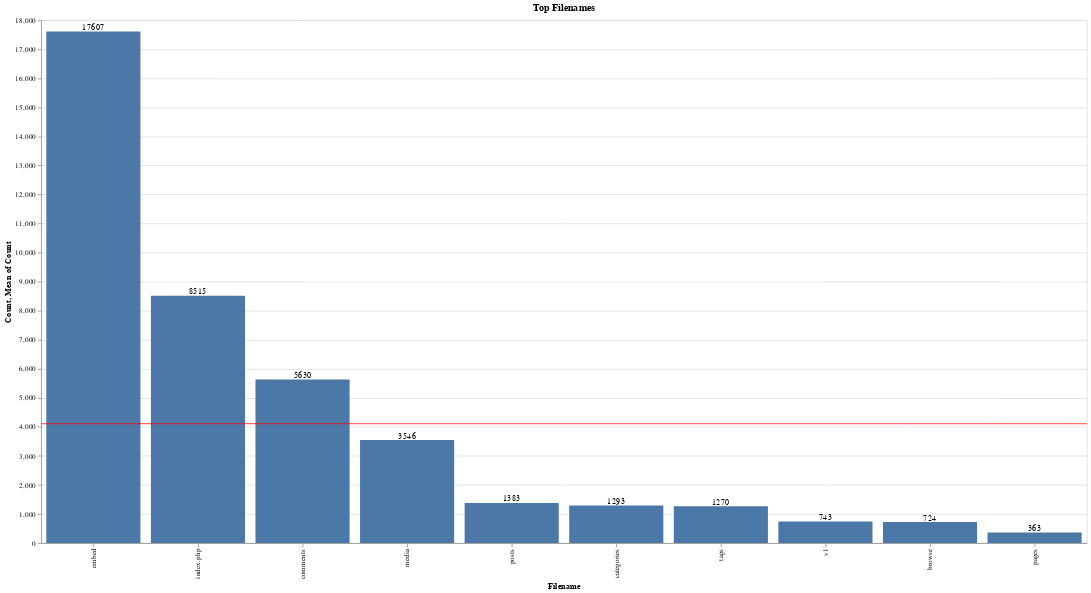

Notebook code for this chart:
### Code cell
top_filenames_altair = (
    json["filename"]
    .value_counts()
    .head(10)
    .rename_axis("Filename")
    .reset_index(name="Count")
)

filenames_bar = (
    alt.Chart(top_filenames_altair)
    .mark_bar()
    .encode(x=alt.X("Filename:O", sort="-y"), y=alt.Y("Count:Q"))
)

filenames_rule = (
    alt.Chart(top_filenames_altair).mark_rule(color="red").encode(y="mean(Count):Q")
)


filenames_text = filenames_bar.mark_text(align="center", baseline="bottom").encode(
    text="Count:Q"
)

(filenames_bar + filenames_rule + filenames_text).properties(
    width=1400, height=700, title="Top Filenames"
)

### Figure 1 — Vega-Lite specification as saved in the notebook (floating-point values rounded to 4 significant figures)
{"config": {"view": {"continuousWidth": 400, "continuousHeight": 300}}, "layer": [{"mark": "bar", "encoding": {"x": {"field": "Filename", "sort": "-y", "type": "ordinal"}, "y": {"field": "Count", "type": "quantitative"}}}, {"mark": {"type": "rule", "color": "red"}, "encoding": {"y": {"aggregate": "mean", "field": "Count", "type": "quantitative"}}}, {"mark": {"type": "text", "align": "center", "baseline": "bottom"}, "encoding": {"text": {"field": "Count", "type": "quantitative"}, "x": {"field": "Filename", "sort": "-y", "type": "ordinal"}, "y": {"field": "Count", "type": "quantitative"}}}], "data": {"name": "data-6bdb068e6c05b32605abf79798e0d071"}, "height": 700, "title": "Top Filenames", "width": 1400, "$schema": "https://vega.github.io/schema/vega-lite/v4.17.0.json", "datasets": {"data-6bdb068e6c05b32605abf79798e0d071": [{"Filename": "embed", "Count": 17607}, {"Filename": "index.php", "Count": 8515}, {"Filename": "comments", "Count": 5630}, {"Filename": "media", "Count": 3546}, {"Filename": "posts", "Count": 1383}, {"Filename": "categories", "Count": 1293}, {"Filename": "tags", "Count": 1270}, {"Filename": "v1", "Count": 743}, {"Filename": "browse", "Count": 724}, {"Filename": "pages", "Count": 363}]}}
